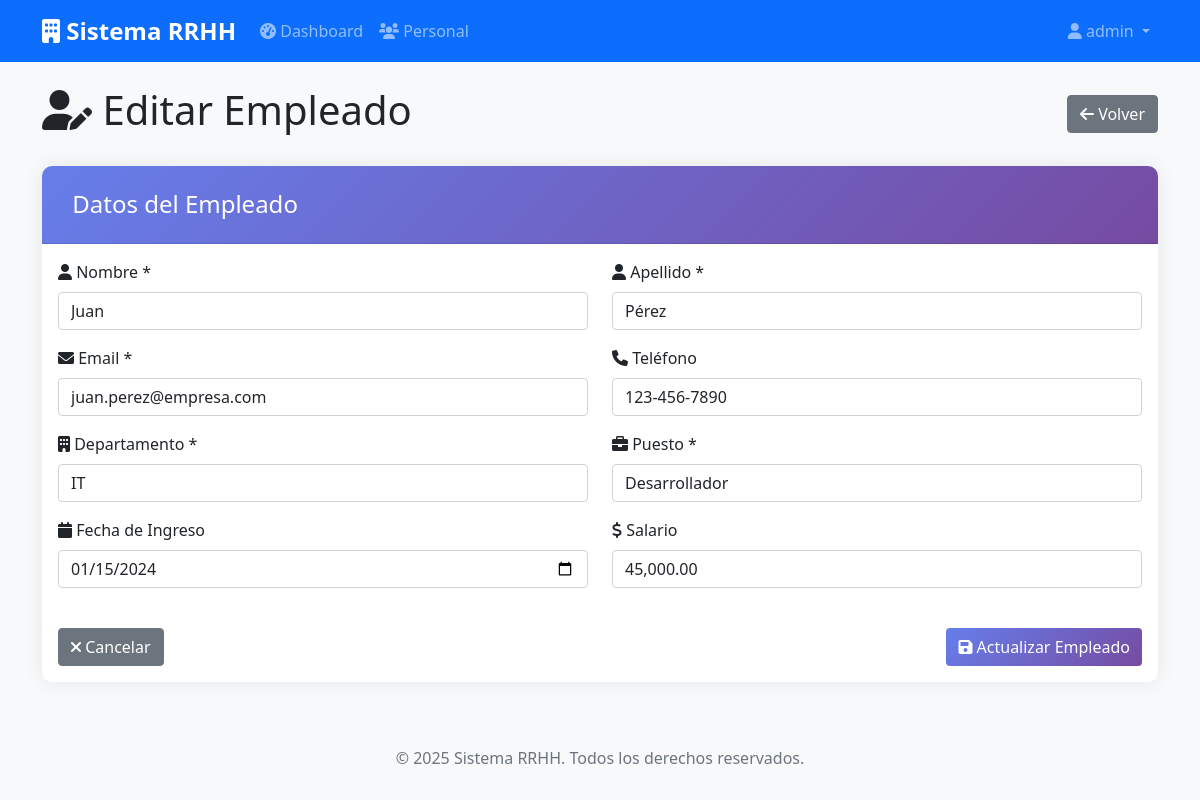
Page /pages/personal_form.php?id=1 (signed in) on the committed database.
### tables this page shows
CREATE TABLE `personal` (
  `id` int NOT NULL AUTO_INCREMENT,
  `nombre` varchar(100) NOT NULL,
  `apellido` varchar(100) NOT NULL,
  `email` varchar(100) NOT NULL,
  `telefono` varchar(20) DEFAULT NULL,
  `departamento` varchar(100) DEFAULT NULL,
  `puesto` varchar(100) DEFAULT NULL,
  `fecha_ingreso` date DEFAULT NULL,
  `salario` decimal(10,2) DEFAULT NULL,
  `activo` tinyint(1) DEFAULT '1',
  `created_at` timestamp NULL DEFAULT CURRENT_TIMESTAMP,
  `updated_at` timestamp NULL DEFAULT CURRENT_TIMESTAMP ON UPDATE CURRENT_TIMESTAMP,
  PRIMARY KEY (`id`),
  UNIQUE KEY `email` (`email`)
);

### functions/personal.php (called while the page is built, shortened)
<?php
require_once '../config/database.php';
class Personal {
    private $conn;
    public function __construct() {
        $database = new Database();
        $this->conn = $database->getConnection();
    }
    public function readOne($id) {
        $query = "SELECT * FROM personal WHERE id = :id AND activo = 1";
        $stmt = $this->conn->prepare($query);
        $stmt->bindParam(':id', $id);
        $stmt->execute();
        return $stmt->fetch(PDO::FETCH_ASSOC);
    }
}
?>

### config/database.php (called while the page is built, shortened)
<?php
class Database {
    private $host = 'localhost';
    private $db_name = 'rrhh_system';
    private $username = 'root';
    private $password = 'Ruben2004';
    public function getConnection() {
        $this->conn = null;
        try {
            $this->conn = new PDO(
                "mysql:host=" . $this->host . ";dbname=" . $this->db_name . ";charset=utf8",
                $this->username,
                $this->password
            );
            $this->conn->setAttribute(PDO::ATTR_ERRMODE, PDO::ERRMODE_EXCEPTION);
        } catch(PDOException $exception) {
            echo "Error de conexión: " . $exception->getMessage();
        }
        return $this->conn;
    }
}
?>

### pages/personal_form.php (the view, shortened to what this page needs)
<?php
require_once '../includes/header.php';
require_once '../functions/personal.php';
$personal = new Personal();
$isEdit = isset($_GET['id']) && is_numeric($_GET['id']);
$empleado = null;
if ($isEdit) {
    $empleado = $personal->readOne($_GET['id']);
}
?>
<div class="row">
    <div class="col-12">
        <div class="d-flex justify-content-between align-items-center mb-4">
            <h1>
                <i class="fas fa-<?php echo $isEdit ? 'user-edit' : 'user-plus'; ?>"></i>
                <?php echo $isEdit ? 'Editar Empleado' : 'Nuevo Empleado'; ?>
            </h1>
            <a href="personal.php" class="btn btn-secondary">
                <i class="fas fa-arrow-left"></i> Volver
            </a>
        </div>
    </div>
</div>
<div class="card">
    <div class="card-header">
        <h4>
            <?php echo $isEdit ? 'Datos del Empleado' : 'Información del Nuevo Empleado'; ?>
        </h4>
    </div>
    <div class="card-body">
        <form method="POST" onsubmit="return validatePersonalForm()">
            <div class="row">
                <div class="col-md-6">
                    <div class="mb-3">
                        <label for="nombre" class="form-label">
                            <i class="fas fa-user"></i> Nombre *
                        </label>
                        <input type="text" class="form-control" id="nombre" name="nombre"
                               value="<?php echo htmlspecialchars($empleado['nombre'] ?? $_POST['nombre'] ?? ''); ?>"
                               required>
                    </div>
                </div>
                <div class="col-md-6">
                    <div class="mb-3">
                        <label for="apellido" class="form-label">
                            <i class="fas fa-user"></i> Apellido *
                        </label>
                        <input type="text" class="form-control" id="apellido" name="apellido"
                               value="<?php echo htmlspecialchars($empleado['apellido'] ?? $_POST['apellido'] ?? ''); ?>"
                               required>
                    </div>
                </div>
            </div>
            <div class="row">
                <div class="col-md-6">
                    <div class="mb-3">
                        <label for="email" class="form-label">
                            <i class="fas fa-envelope"></i> Email *
                        </label>
                        <input type="email" class="form-control" id="email" name="email"
                               value="<?php echo htmlspecialchars($empleado['email'] ?? $_POST['email'] ?? ''); ?>"
                               required>
                    </div>
                </div>
                <div class="col-md-6">
                    <div class="mb-3">
                        <label for="telefono" class="form-label">
                            <i class="fas fa-phone"></i> Teléfono
                        </label>
                        <input type="tel" class="form-control" id="telefono" name="telefono"
                               value="<?php echo htmlspecialchars($empleado['telefono'] ?? $_POST['telefono'] ?? ''); ?>">
                    </div>
                </div>
            </div>
            <div class="row">
                <div class="col-md-6">
                    <div class="mb-3">
                        <label for="departamento" class="form-label">
                            <i class="fas fa-building"></i> Departamento *
                        </label>
                        <select class="form-control" id="departamento" name="departamento" required>
                            <?php
                            $departamentos = ['IT', 'RRHH', 'Ventas', 'Marketing', 'Finanzas', 'Operaciones', 'Legal'];
                            $selectedDept = $empleado['departamento'] ?? $_POST['departamento'] ?? '';
                            foreach ($departamentos as $dept):
                            ?>
                                <option value="<?php echo $dept; ?>" <?php echo $selectedDept === $dept ? 'selected' : ''; ?>>
                                    <?php echo $dept; ?>
                                </option>
                            <?php endforeach; ?>
                        </select>
                    </div>
                </div>
                <div class="col-md-6">
                    <div class="mb-3">
                        <label for="puesto" class="form-label">
                            <i class="fas fa-briefcase"></i> Puesto *
                        </label>
                        <input type="text" class="form-control" id="puesto" name="puesto"
                               value="<?php echo htmlspecialchars($empleado['puesto'] ?? $_POST['puesto'] ?? ''); ?>"
                               required>
                    </div>
                </div>
            </div>
            <div class="row">
                <div class="col-md-6">
                    <div class="mb-3">
                        <label for="fecha_ingreso" class="form-label">
                            <i class="fas fa-calendar"></i> Fecha de Ingreso
                        </label>
                        <input type="date" class="form-control" id="fecha_ingreso" name="fecha_ingreso"
                               value="<?php echo $empleado['fecha_ingreso'] ?? $_POST['fecha_ingreso'] ?? ''; ?>">
                    </div>
                </div>
                <div class="col-md-6">
                    <div class="mb-3">
                        <label for="salario" class="form-label">
                            <i class="fas fa-dollar-sign"></i> Salario
                        </label>
                        <input type="text" class="form-control" id="salario" name="salario"
                               value="<?php echo $empleado['salario'] ? number_format($empleado['salario'], 2) : ($_POST['salario'] ?? ''); ?>"
                               placeholder="0.00" onblur="formatSalary(this)" onfocus="cleanSalaryFormat(this)">
                    </div>
                </div>
            </div>
            <div class="row mt-4">
                <div class="col-12">
                    <div class="d-flex justify-content-between">
                        <a href="personal.php" class="btn btn-secondary">
                            <i class="fas fa-times"></i> Cancelar
                        </a>
                        <button type="submit" class="btn btn-primary">
                            <i class="fas fa-save"></i>
                            <?php echo $isEdit ? 'Actualizar' : 'Guardar'; ?> Empleado
                        </button>
                    </div>
                </div>
            </div>
        </form>
    </div>
</div>
<?php require_once '../includes/footer.php'; ?>

### assets/css/style.css (style rules this page uses)
body { background-color: #f8f9fa; font-family: 'Segoe UI', Tahoma, Geneva, Verdana, sans-serif; }
.card { border: none; box-shadow: 0 0 20px rgba(0,0,0,0.08); border-radius: 10px; }
.card-header { background: linear-gradient(135deg, #667eea 0%, #764ba2 100%); color: white; border-radius: 10px 10px 0 0 !important; padding: 1.5rem; }
.card-header h4 { margin: 0; font-weight: 400; }
.btn-primary { background: linear-gradient(135deg, #667eea 0%, #764ba2 100%); border: none; }

### rows in the picture
personal: nombre "Juan", apellido "Pérez", email "juan.perez@empresa.com", telefono "123-456-7890", departamento "IT", puesto "Desarrollador", fecha_ingreso "01/15/2024", salario "45,000.00"

### other values in the picture
$_SESSION['username'] "admin"
